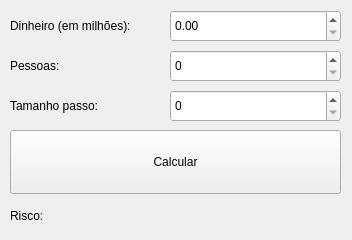
<?xml version="1.0" encoding="UTF-8"?>
<ui version="4.0">
 <class>MainWindow</class>
 <widget class="QMainWindow" name="MainWindow">
  <property name="geometry">
   <rect>
    <x>0</x>
    <y>0</y>
    <width>352</width>
    <height>240</height>
   </rect>
  </property>
  <property name="windowTitle">
   <string>Análise de Risco</string>
  </property>
  <widget class="QWidget" name="centralwidget">
   <widget class="QLabel" name="lblDinheiro">
    <property name="geometry">
     <rect>
      <x>10</x>
      <y>10</y>
      <width>151</width>
      <height>32</height>
     </rect>
    </property>
    <property name="text">
     <string>Dinheiro (em milhões):</string>
    </property>
   </widget>
   <widget class="QDoubleSpinBox" name="sbDinheiro">
    <property name="geometry">
     <rect>
      <x>170</x>
      <y>10</y>
      <width>171</width>
      <height>32</height>
     </rect>
    </property>
   </widget>
   <widget class="QLabel" name="lblPessoas">
    <property name="geometry">
     <rect>
      <x>10</x>
      <y>50</y>
      <width>61</width>
      <height>32</height>
     </rect>
    </property>
    <property name="text">
     <string>Pessoas:</string>
    </property>
   </widget>
   <widget class="QSpinBox" name="sbPessoas">
    <property name="geometry">
     <rect>
      <x>170</x>
      <y>50</y>
      <width>171</width>
      <height>32</height>
     </rect>
    </property>
   </widget>
   <widget class="QSpinBox" name="sbPassos">
    <property name="geometry">
     <rect>
      <x>170</x>
      <y>90</y>
      <width>171</width>
      <height>32</height>
     </rect>
    </property>
   </widget>
   <widget class="QLabel" name="lblPasso">
    <property name="geometry">
     <rect>
      <x>10</x>
      <y>90</y>
      <width>151</width>
      <height>32</height>
     </rect>
    </property>
    <property name="text">
     <string>Tamanho passo:</string>
    </property>
   </widget>
   <widget class="QPushButton" name="btnCalcular">
    <property name="geometry">
     <rect>
      <x>10</x>
      <y>130</y>
      <width>331</width>
      <height>64</height>
     </rect>
    </property>
    <property name="text">
     <string>Calcular</string>
    </property>
   </widget>
   <widget class="QLabel" name="lblRisco">
    <property name="geometry">
     <rect>
      <x>10</x>
      <y>200</y>
      <width>331</width>
      <height>32</height>
     </rect>
    </property>
    <property name="text">
     <string>Risco:</string>
    </property>
   </widget>
  </widget>
 </widget>
 <resources/>
 <connections/>
</ui>
